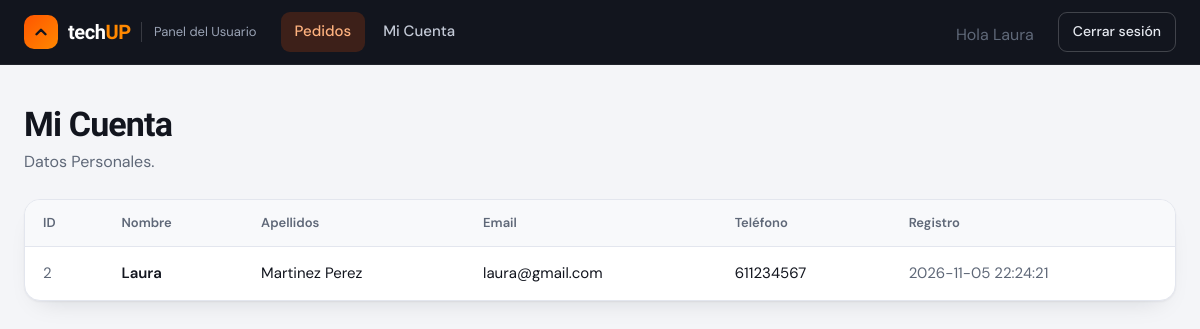
Screenshot of /index.php?entity=usuario&action=show&id=2&rol=1 (signed in) with the database file from the repository.
### tables this page shows
CREATE TABLE usuarios (
    id_usuario INT UNSIGNED AUTO_INCREMENT PRIMARY KEY,
    nombre VARCHAR(80) NOT NULL,
    rol TINYINT NOT NULL COMMENT '0: Administrador, 1: Usuario',
    contrasenia VARCHAR(80) NOT NULL,
    apellidos VARCHAR(120) NOT NULL,
    email VARCHAR(150) NOT NULL UNIQUE,
    telefono VARCHAR(20),
    fecha_registro DATETIME NOT NULL DEFAULT CURRENT_TIMESTAMP
);

### controller/CUsuario.php (called while the page is built, shortened)
<?php
require_once __DIR__ . "/../model/MUsuario.php";
class CUsuario{
    private $model;
    function __construct(){
        $this->model=new MUsuario();
    }
    function show($id,$rol){
        $usuario=$this->model->getUsuario($id);
        require __DIR__ .  "/../view/usuarios/VUsuarioCuenta.php";
    }
}
?>

### index.php (called while the page is built, shortened)
<?php
CDestino::enrutar();

### db/Conectar.php (called while the page is built)
<?php
class ConexionBD{
    public static function conectar(){
        $conexion = new mysqli("127.0.0.1","root","","tienda_informatica");
        $conexion -> query("SET NAMES 'UTF8' ");
        return $conexion;
    }
}

### model/MUsuario.php (called while the page is built, shortened)
<?php
class MUsuario{
    private $db;
    function __construct(){
        $this->db=ConexionBD::conectar();
    }
    function getUsuario($id){
        $query=$this->db->prepare("SELECT * from usuarios where id_usuario=?;");
        $query->bind_param("i",$id);
        $query->execute();
        $result=$query->get_result();
        return $result->fetch_all(MYSQLI_ASSOC);
    }
}
?>

### view/usuarios/VUsuarioCuenta.php (the view, shortened to what this page needs)
<!DOCTYPE html>
<html lang="es">
<head>
    <link rel="stylesheet" href="view/styles.css">
</head>
<body>
    <header class="topbar">
        <div class="topbar-inner">
            <a class="brand" href="?entity=producto&amp;action=index" aria-label="techUP, inicio">
                <span class="brand-mark" aria-hidden="true"><svg width="18" height="18" viewBox="0 0 24 24" fill="none" stroke="#12151e" stroke-width="3.2" stroke-linecap="round" stroke-linejoin="round"><path d="M6 15l6-6 6 6"/></svg></span>
                <span class="brand-name">tech<b>UP</b></span>
                <span class="brand-tag">Panel del Usuario</span>
            </a>
            <nav class="nav" aria-label="Secciones">
             <a href="?entity=pedido&amp;action=show&amp;rol=1&amp;id=<?= $_SESSION["id"] ?>" class="is-active" aria-current="page">Pedidos</a>
                <a href="?entity=usuario&amp;action=show&amp;id=<?= $_SESSION["id"] ?>&amp;rol=1">Mi Cuenta</a>
            </nav>
             <span class="page-sub"> Hola  <?=$_SESSION["nombre"] ?></span>
            <a class="logout" href="?entity=login&amp;action=index">Cerrar sesión</a>
        </div>
    </header>
    <main class="page">
        <div class="page-head">
            <div>
                <h1>Mi Cuenta</h1>
                <p class="page-sub">Datos Personales.</p>
            </div>
        </div>
        <div class="panel table-wrap">
            <table class="table">
                <thead>
                    <tr>
                        <th scope="col">ID</th>
                        <th scope="col">Nombre</th>
                        <th scope="col">Apellidos</th>
                        <th scope="col">Email</th>
                        <th scope="col">Teléfono</th>
                        <th scope="col">Registro</th>
                    </tr>
                </thead>
                <tbody>
                    <?php
                    foreach ($usuario as $datos) {
                        echo "<tr>";
                        echo "<td class='muted'>" . $datos['id_usuario'] . "</td>";
                        echo "<td class='strong'>" . $datos['nombre'] . "</td>";
                        echo "<td>" . $datos['apellidos'] . "</td>";
                        echo "<td>" . $datos['email'] . "</td>";
                        echo "<td>" . $datos['telefono'] . "</td>";
                        echo "<td class='muted'>" . $datos['fecha_registro'] . "</td>";
                        echo "</tr>";
                    }
                    ?>
                </tbody>
            </table>
        </div>
    </main>
</body>
</html>

### view/styles.css (style rules this page uses)
:root { --bg: #F4F5F8; --surface: #ffffff; --surface-2: #F8F9FB; --ink: #12151e; --muted: #5f6878; --line: #e3e6ee; --brand: #FF5500; --brand-2: #FF8800; --brand-text: #C2410C; --graphite: #12151e; --graphite-2: #1c202b; --danger: #b42318; --shadow: 0 1px 2px rgba(18, 21, 30, .05), 0 12px 28px -16px rgba(18, 21, 30, .18); --pendiente-fg: #8a5a00; --pendiente-bg: rgba(245, 166, 35, .18); --pagado-fg: #1d4ed8; --pagado-bg: rgba(59, 130, 246, .13); --enviado-fg: #6d28d9; --enviado-bg: rgba(139, 92, 246, .14); --entregado-fg: #13703a; --entregado-bg: rgba(34, 197, 94, .16); --cancelado-fg: #b42318; --cancelado-bg: rgba(239, 68, 68, .13); --admin-fg: #C2410C; --admin-bg: rgba(255, 85, 0, .12); --user-fg: #475467; --user-bg: rgba(100, 116, 139, .14); color-scheme: light dark; }
*, *::before, *::after { box-sizing: border-box; }
html { -webkit-text-size-adjust: 100%; }
body { margin: 0; background: var(--bg); color: var(--ink); font: 400 16px/1.55 "DM Sans", system-ui, "Segoe UI", Roboto, sans-serif; -webkit-font-smoothing: antialiased; }
h1, h2, h3, legend, .brand-name, .auth-slogan { font-family: "Sora", "DM Sans", system-ui, sans-serif; }
a { color: inherit; }
.topbar { position: sticky; top: 0; z-index: 50; background: var(--graphite); color: #fff; border-bottom: 1px solid rgba(255, 255, 255, .06); }
.topbar-inner { max-width: 1200px; margin: 0 auto; padding: 0 24px; height: 64px; display: flex; align-items: center; gap: 24px; }
.brand { display: flex; align-items: center; gap: 10px; text-decoration: none; color: #fff; flex-shrink: 0; }
.brand-mark { width: 34px; height: 34px; border-radius: 10px; display: grid; place-items: center; background: linear-gradient(135deg, var(--brand), var(--brand-2)); }
.brand-name { font-weight: 700; font-size: 20px; letter-spacing: -.02em; }
.brand-name b { color: var(--brand-2); font-weight: 700; }
.brand-tag { font-size: 13px; color: #9aa3b5; padding-left: 12px; border-left: 1px solid rgba(255, 255, 255, .16); }
.nav { display: flex; gap: 4px; flex: 1; min-width: 0; overflow-x: auto; scrollbar-width: none; }
.nav a { padding: 8px 14px; border-radius: 9px; text-decoration: none; color: #c3c9d6; font-weight: 500; font-size: 15px; white-space: nowrap; transition: background .15s, color .15s; }
.nav a.is-active { background: rgba(255, 85, 0, .18); color: #FFB27F; }
.logout { flex-shrink: 0; padding: 8px 14px; border: 1px solid rgba(255, 255, 255, .2); border-radius: 9px; text-decoration: none; color: #e6e9f0; font-size: 14px; font-weight: 500; transition: background .15s; }
.page { max-width: 1200px; margin: 0 auto; padding: 40px 24px 80px; }
.page-head { display: flex; align-items: flex-end; justify-content: space-between; flex-wrap: wrap; gap: 16px; margin-bottom: 24px; }
.page-head h1 { margin: 0; font-size: clamp(26px, 3.2vw, 34px); line-height: 1.15; letter-spacing: -.025em; }
.page-sub { margin: 6px 0 0; color: var(--muted); }
.panel { background: var(--surface); border: 1px solid var(--line); border-radius: 16px; box-shadow: var(--shadow); }
.table-wrap { overflow-x: auto; }
.table { width: 100%; border-collapse: collapse; font-size: 15px; }
.table th { padding: 13px 18px; text-align: left; white-space: nowrap; font-size: 13px; font-weight: 600; color: var(--muted); background: var(--surface-2); border-bottom: 1px solid var(--line); }
.table td { padding: 15px 18px; vertical-align: middle; border-bottom: 1px solid var(--line); }
.table tbody tr:last-child td { border-bottom: 0; }
.table .muted { color: var(--muted); }
.table .strong { font-weight: 600; }

### rows the page displays
usuarios: id_usuario "2", nombre "Laura", apellidos "Martinez Perez", email "laura@gmail.com", telefono "611234567", fecha_registro "2026-11-05 22:24:21"

### other values shown
$_SESSION["nombre"] "Laura"
